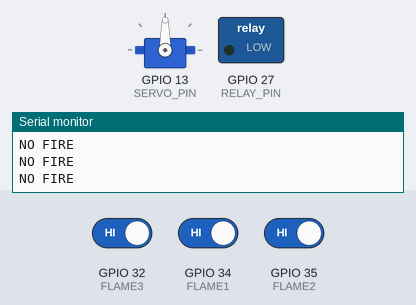
Bench run of a sketch on a simulated ESP32. On the bench: servo, switched loads named in the sketch (green lamp = pin HIGH), the last lines printed to the serial monitor. Inputs (shaded band) come from the test bench; at power-on: GPIO 32 (FLAME3) HIGH, GPIO 34 (FLAME1) HIGH, GPIO 35 (FLAME2) HIGH.

Above: at 1.2 s.
1.3 s: GPIO 32 (FLAME3) driven LOW
At 1.45 s:
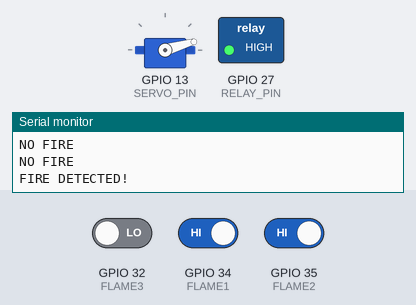
4.3 s: GPIO 32 (FLAME3) driven HIGH
At 5.4 s:
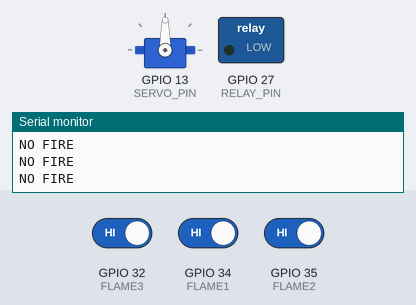
5.8 s: GPIO 34 (FLAME1) driven LOW
At 6.26 s:
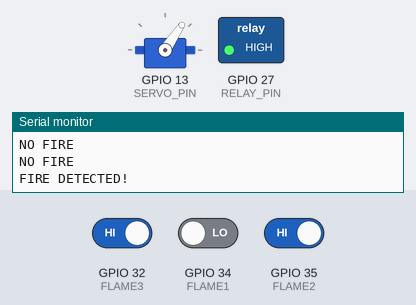
8.8 s: GPIO 34 (FLAME1) driven HIGH
At 10.0 s:
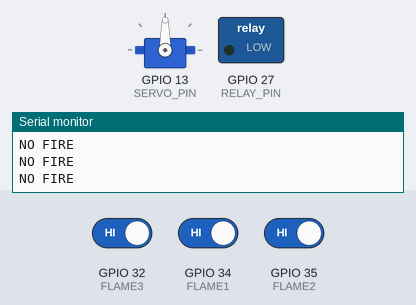
10.3 s: GPIO 35 (FLAME2) driven LOW
At 11.06 s:
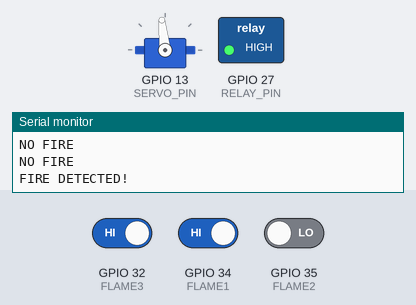
Timing chart, 0 to 54.1 s (numbered marks = the images above; inputs shaded):
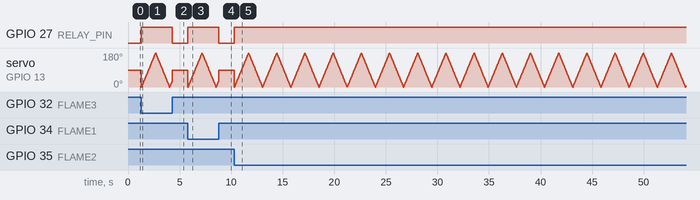

The sketch:

fire.ino
```cpp
#include <ESP32Servo.h>

// ======================================================
// FLAME SENSOR PINS
// ======================================================

#define FLAME1 34
#define FLAME2 35
#define FLAME3 32

// ======================================================
// RELAY
// ======================================================

#define RELAY_PIN 27

// ======================================================
// SERVO
// ======================================================

#define SERVO_PIN 13

Servo sprayServo;

// ======================================================
// SETUP
// ======================================================

void setup() {

  Serial.begin(115200);

  // Flame Sensors
  pinMode(FLAME1, INPUT);
  pinMode(FLAME2, INPUT);
  pinMode(FLAME3, INPUT);

  // Relay
  pinMode(RELAY_PIN, OUTPUT);

  // RELAY OFF INITIALLY
  digitalWrite(RELAY_PIN, LOW);

  // Servo Setup
  sprayServo.setPeriodHertz(50);
  sprayServo.attach(SERVO_PIN, 500, 2400);

  // Start at center
  sprayServo.write(90);

  Serial.println("================================");
  Serial.println(" FIRE FIGHTING SYSTEM READY ");
  Serial.println("================================");
}

// ======================================================
// LOOP
// ======================================================

void loop() {

  bool fireDetected = isFireDetected();

  // ==================================================
  // FIRE DETECTED
  // ==================================================

  if (fireDetected) {

    Serial.println("FIRE DETECTED!");

    // RELAY ON
    digitalWrite(RELAY_PIN, HIGH);

    // Sweep LEFT -> RIGHT
    for (int pos = 0; pos <= 180; pos += 2) {

      sprayServo.write(pos);

      delay(15);

      // Stop immediately if fire gone
      if (!isFireDetected()) {
        stopSystem();
        return;
      }
    }

    // Sweep RIGHT -> LEFT
    for (int pos = 180; pos >= 0; pos -= 2) {

      sprayServo.write(pos);

      delay(15);

      if (!isFireDetected()) {
        stopSystem();
        return;
      }
    }
  }

  // ==================================================
  // NO FIRE
  // ==================================================

  else {

    stopSystem();
  }
}

// ======================================================
// FIRE DETECTION FUNCTION
// ======================================================

bool isFireDetected() {

  bool fire1 = digitalRead(FLAME1) == LOW;
  bool fire2 = digitalRead(FLAME2) == LOW;
  bool fire3 = digitalRead(FLAME3) == LOW;

  return (fire1 || fire2 || fire3);
}

// ======================================================
// STOP SYSTEM
// ======================================================

void stopSystem() {

  // RELAY OFF
  digitalWrite(RELAY_PIN, LOW);

  // Servo Center
  sprayServo.write(90);

  Serial.println("NO FIRE");

  delay(100);
}
```

Measured:
- after the input at 1.3 s, GPIO 27 (RELAY_PIN): LOW → HIGH at once
- after the input at 4.3 s, GPIO 27 (RELAY_PIN): HIGH → LOW at once
- after the input at 5.8 s, GPIO 27 (RELAY_PIN): LOW → HIGH at once
- after the input at 8.8 s, GPIO 27 (RELAY_PIN): HIGH → LOW at once
